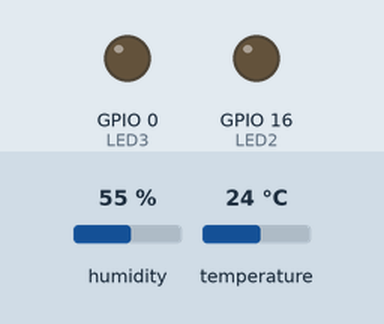
This sketch was run on a simulated ESP8266 (NodeMCU). On the bench: output pins drawn as LEDs (lit = HIGH). The test bench sets the inputs (shaded band); at power-on: humidity 55 %, temperature 24 °C. WiFi joins after 1.5 s; servers stay silent unless stated; no MQTT or app messages arrive unless stated; what the sketch prints to the serial monitor is not drawn.

Above: at 0.1 s.
At 1.6 s:
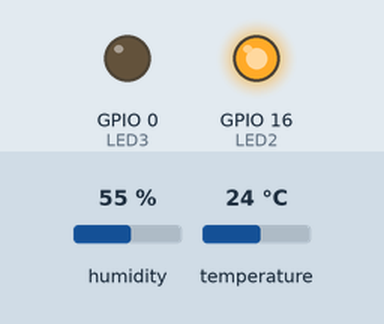
Timing chart, 0 to 3.1 s (numbered marks = the images above):
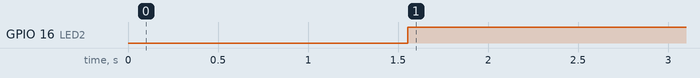

The sketch:

doan.ino
```cpp
//--------------------------------------------------------------------------
#include <ESP8266WiFi.h>
#include <PubSubClient.h>
#include "DHT.h"
#include <ArduinoJson.h>
#define MQTT_VERSION MQTT_VERSION_3_1_1

// Wifi:
const char* WIFI_SSID = "HTTP";
const char* WIFI_PASSWORD = "1234567890";

// MQTT:
const PROGMEM char* MQTT_CLIENT_ID = "tuan";
const PROGMEM char* MQTT_SERVER_IP = "192.168.43.62";
const PROGMEM uint16_t MQTT_SERVER_PORT = 1883;
const PROGMEM char* MQTT_USER = "tuan";
const PROGMEM char* MQTT_PASSWORD = "tuan";


//-----------------DHT11-----------------------------
#define DHTPIN 2
#define DHTTYPE DHT11

#define LED2 16
#define LED3 0

long lastMsg = 0;
char msg[50];
int value = 0;
// Timer giá trị
long now = millis();
long lastMeasure = 0;
DHT dht(DHTPIN, DHTTYPE);
float h,t;
WiFiClient wifiClient;
PubSubClient client(wifiClient);


//---------------------------------------------------------------------------
// function called when a MQTT message arrived
void callback(char* p_topic, byte* p_payload, unsigned int p_length) {
  // concat the payload into a string
  String payload;
  for (uint8_t i = 0; i < p_length; i++) {
    payload.concat((char)p_payload[i]);
  }
}
//---------------------------------------------------------------------
void reconnect() {
  // ------kết nối mqtt -------------------
  while (!client.connected()) {
    Serial.println("INFO: Attempting MQTT connection...");
    // Connect MQTT
    if (client.connect(MQTT_CLIENT_ID, MQTT_USER, MQTT_PASSWORD)) {
      Serial.println("INFO: connected");
      digitalWrite(LED2,HIGH);
      }
    else {
      Serial.print("ERROR: ");
      Serial.print(client.state());
      Serial.println("  seconds");
      // Wait 5 seconds
      delay(5000);
    }
  }
}
//=========================================================================
void setup() {
  // init the serial
  Serial.begin(115200);
  //-------------------------------
   dht.begin();
   pinMode(LED2,OUTPUT);
   pinMode(LED3,OUTPUT);

  //---------------------------------------

  // init the WiFi connection
  Serial.println();
  Serial.println();
  Serial.print("INFO: Connecting to ");
  WiFi.mode(WIFI_STA);
  Serial.println(WIFI_SSID);
  WiFi.begin(WIFI_SSID, WIFI_PASSWORD);

  while (WiFi.status() != WL_CONNECTED) {
    delay(500);
    Serial.print(".");
  }

  Serial.println("");
  Serial.println("INFO: WiFi connected");
  Serial.print("INFO: IP address: ");
  Serial.println(WiFi.localIP());

  // init the MQTT connection
  client.setServer(MQTT_SERVER_IP, MQTT_SERVER_PORT);
  client.setCallback(callback);
}

void loop() {
  if (!client.connected()) {
    reconnect();
  }
  client.loop();

//--------------------------------------------------------
  now = millis();
  // Publishes new temperature and humidity every 30 seconds
  if (now - lastMeasure > 1000) {
    lastMeasure = now;
     h = dht.readHumidity();
     t = dht.readTemperature();
    if (isnan(h) /*|| isnan(l)*/) {
      Serial.println("Failed to read from DHT sensor!");
      digitalWrite(LED3,LOW);
      delay(10);
      return;
    }

//    static char humidityTemp[7];
//    dtostrf(h, 6, 2, humidityTemp);
//    // Publishes Temperature and Humidity values
//    client.publish("sensor/humidity", humidityTemp);
//
//    Serial.print("Humidity: ");
//    Serial.print(h);
//    Serial.print("\n ");
//
    static char temperatureTemp[7];
    dtostrf(t, 6, 2, temperatureTemp);

    static char humidityTemp[7];
    dtostrf(h, 6, 2, humidityTemp);

    // Publishes Temperature and Humidity values
    client.publish("sensor/temperature", temperatureTemp);
    client.publish("sensor/humidity", humidityTemp);

    Serial.print("Độ ấm: ");
    Serial.print(h);
    Serial.print(" %\t Nhiệt độ: ");
    Serial.print(t);
    Serial.print(" *C ");
    Serial.print("\n ");
  }
  if (h=0){digitalWrite(LED3, HIGH);
    delay(500);}

//--------------------------------------------------------
}
```

Measured:
- by itself, GPIO 16 (LED2): LOW → HIGH at 1.6 s
